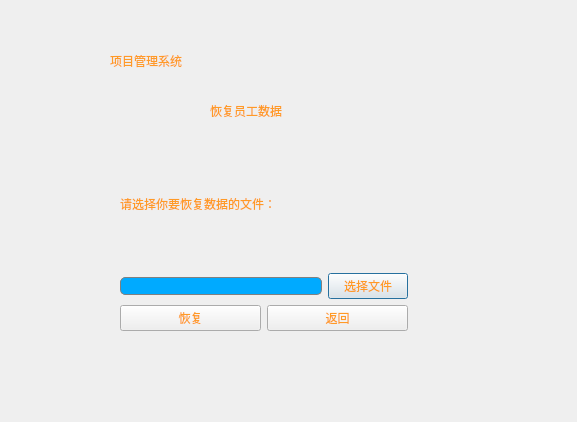
<?xml version="1.0" encoding="UTF-8"?>
<ui version="4.0">
 <class>DataRecovery</class>
 <widget class="QDialog" name="DataRecovery">
  <property name="geometry">
   <rect>
    <x>0</x>
    <y>0</y>
    <width>577</width>
    <height>422</height>
   </rect>
  </property>
  <property name="minimumSize">
   <size>
    <width>577</width>
    <height>422</height>
   </size>
  </property>
  <property name="maximumSize">
   <size>
    <width>577</width>
    <height>422</height>
   </size>
  </property>
  <property name="windowTitle">
   <string>Dialog</string>
  </property>
  <property name="styleSheet">
   <string notr="true">color: rgb(255, 154, 38);
background-image: url(:/resource/photo/Resource/2.jpg);</string>
  </property>
  <widget class="QLabel" name="label">
   <property name="geometry">
    <rect>
     <x>110</x>
     <y>40</y>
     <width>341</width>
     <height>41</height>
    </rect>
   </property>
   <property name="styleSheet">
    <string notr="true">font: 35pt &quot;新宋体&quot;;
</string>
   </property>
   <property name="text">
    <string>项目管理系统</string>
   </property>
  </widget>
  <widget class="QLabel" name="label_3">
   <property name="geometry">
    <rect>
     <x>210</x>
     <y>90</y>
     <width>131</width>
     <height>41</height>
    </rect>
   </property>
   <property name="styleSheet">
    <string notr="true">font: 12pt &quot;仿宋&quot;;</string>
   </property>
   <property name="text">
    <string>恢复员工数据</string>
   </property>
  </widget>
  <widget class="QWidget" name="layoutWidget">
   <property name="geometry">
    <rect>
     <x>120</x>
     <y>140</y>
     <width>288</width>
     <height>191</height>
    </rect>
   </property>
   <layout class="QVBoxLayout" name="verticalLayout">
    <item>
     <widget class="QLabel" name="label_2">
      <property name="styleSheet">
       <string notr="true">font: 16pt &quot;仿宋&quot;;</string>
      </property>
      <property name="text">
       <string>请选择你要恢复数据的文件：</string>
      </property>
     </widget>
    </item>
    <item>
     <layout class="QHBoxLayout" name="horizontalLayout">
      <item>
       <widget class="QLineEdit" name="lineEdit">
        <property name="styleSheet">
         <string notr="true">border: 1px solid gray;border-radius:5px; 
padding: 0px 10px 0px 10px;
font: 12pt &quot;仿宋&quot;;
background:rgb(0, 170, 255);
selection-background-color: darkgray;
</string>
        </property>
       </widget>
      </item>
      <item>
       <widget class="QPushButton" name="pushButton_choosefile">
        <property name="styleSheet">
         <string notr="true">font: 12pt &quot;仿宋&quot;;</string>
        </property>
        <property name="text">
         <string>选择文件</string>
        </property>
       </widget>
      </item>
     </layout>
    </item>
    <item>
     <layout class="QHBoxLayout" name="horizontalLayout_2">
      <item>
       <widget class="QPushButton" name="pushButton_recover">
        <property name="styleSheet">
         <string notr="true">font: 12pt &quot;仿宋&quot;;</string>
        </property>
        <property name="text">
         <string>恢复</string>
        </property>
       </widget>
      </item>
      <item>
       <widget class="QPushButton" name="pushButton_back">
        <property name="styleSheet">
         <string notr="true">font: 12pt &quot;仿宋&quot;;</string>
        </property>
        <property name="text">
         <string>返回</string>
        </property>
       </widget>
      </item>
     </layout>
    </item>
   </layout>
  </widget>
 </widget>
 <resources/>
 <connections/>
</ui>
